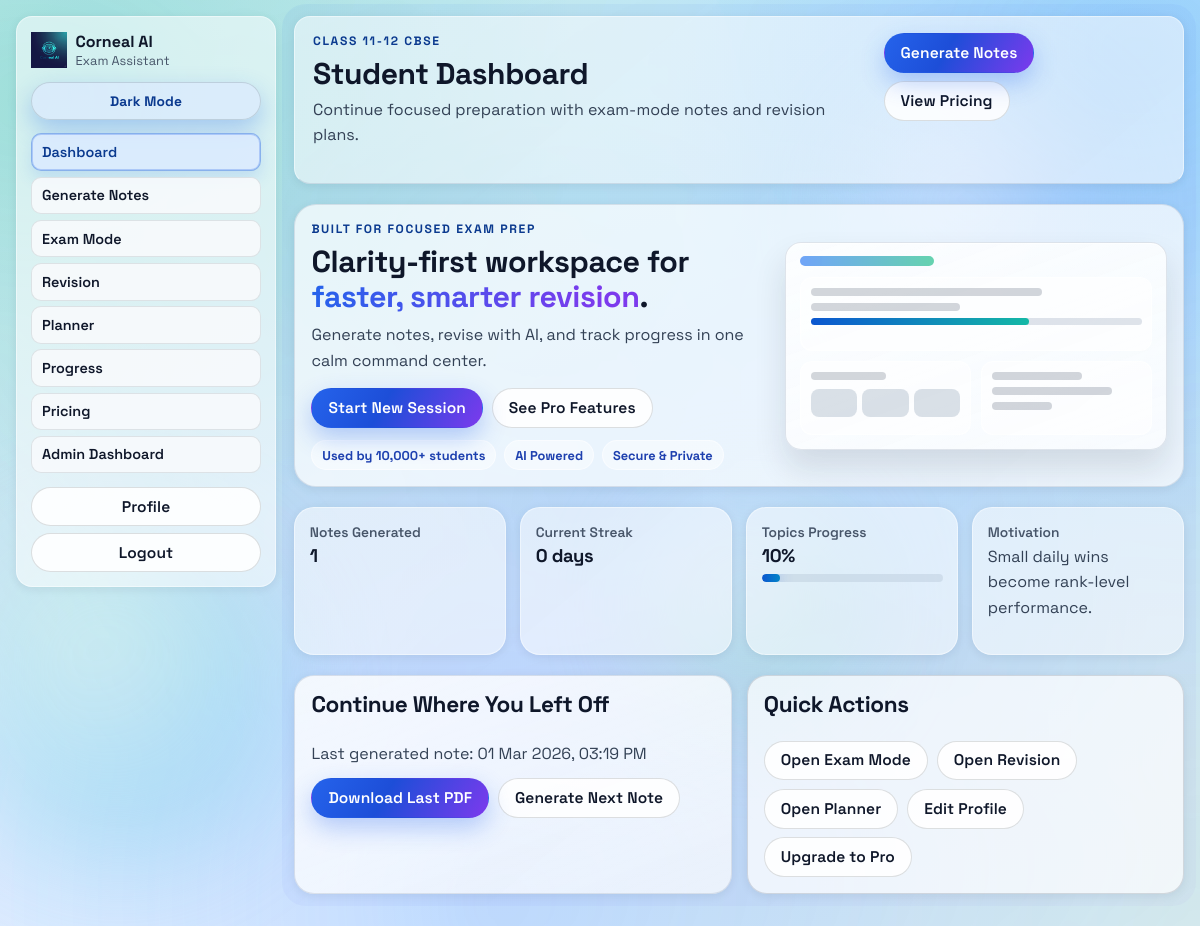
The page /dashboard (signed in) on the database as committed earlier.
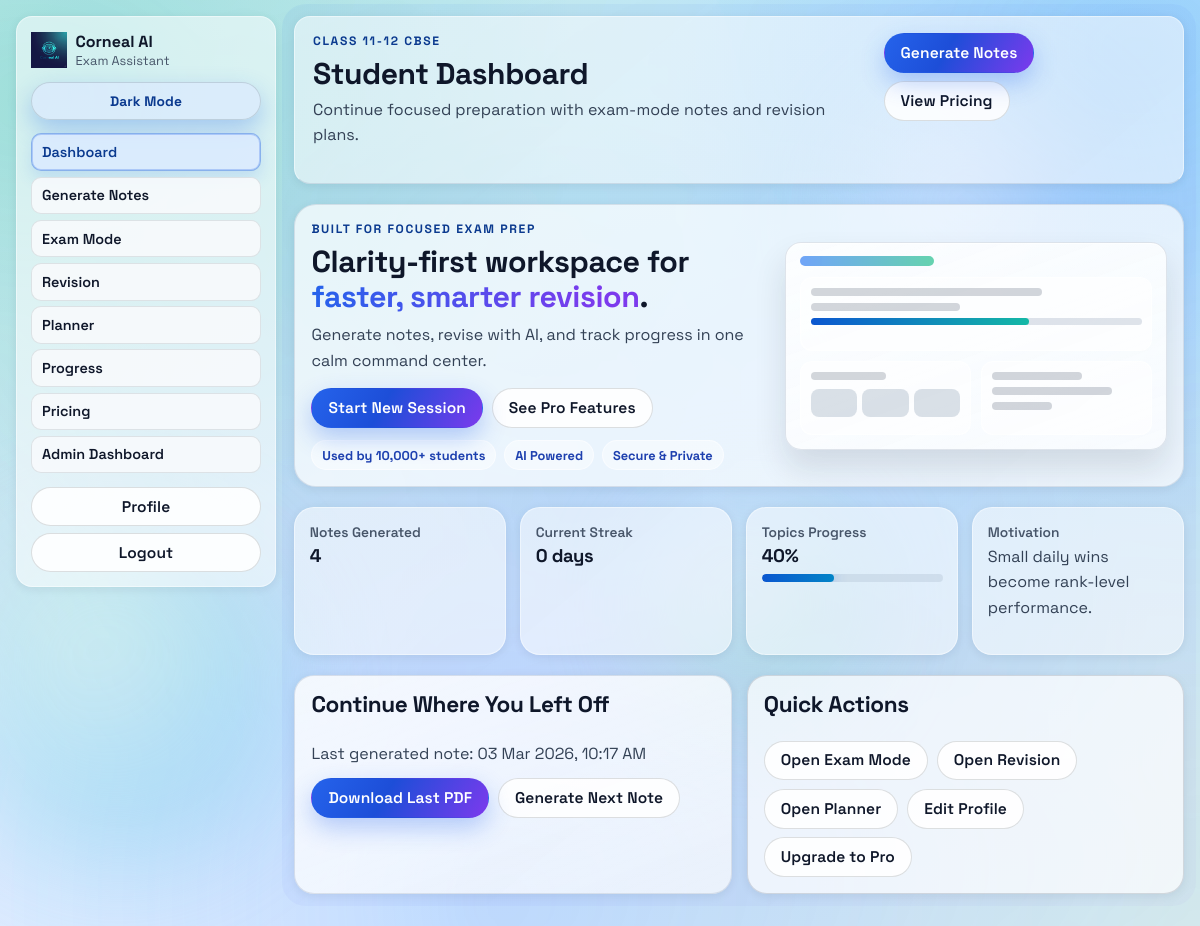
The same page on the database as committed later.
### database/models.py (models this page shows)
class Notes(db.Model):
    id = db.Column(db.Integer, primary_key=True)
    user_id = db.Column(db.Integer, db.ForeignKey('user.id'), nullable=False)
    content = db.Column(db.Text, nullable=False)  # Original Input
    result = db.Column(db.Text, nullable=False)   # AI Generated Notes
    created_at = db.Column(db.DateTime, default=datetime.utcnow)

### app.py (the view)
@app.route("/dashboard")
@login_required
def dashboard():
    note_count = Notes.query.filter_by(user_id=session["user_id"]).count()
    latest_note = (
        Notes.query.filter_by(user_id=session["user_id"])
        .order_by(Notes.created_at.desc())
        .first()
    )
    date_rows = (
        db.session.query(func.date(Notes.created_at))
        .filter(Notes.user_id == session["user_id"])
        .group_by(func.date(Notes.created_at))
        .order_by(func.date(Notes.created_at).desc())
        .all()
    )
    active_days = []
    for row in date_rows:
        value = (row[0] or "").strip() if isinstance(row[0], str) else ""
        if not value:
            continue
        try:
            active_days.append(date.fromisoformat(value))
        except ValueError:
            continue
    streak_count = 0
    cursor = date.today()
    for day in active_days:
        if day == cursor:
            streak_count += 1
            cursor = cursor - timedelta(days=1)
        elif day < cursor:
            break
    progress_percent = min(note_count * 10, 100)
    return render_template(
        "dashboard.html",
        note_count=note_count,
        streak_count=streak_count,
        progress_percent=progress_percent,
        latest_note=latest_note,
    )

### app.py (called while the page is built)
@app.context_processor
def inject_oauth_provider_flags():
    current_user = None
    user_id = session.get("user_id")
    if user_id:
        current_user = User.query.get(user_id)
    return {
        "google_oauth_enabled": bool(Config.GOOGLE_CLIENT_ID and Config.GOOGLE_CLIENT_SECRET),
        "github_oauth_enabled": bool(Config.GITHUB_CLIENT_ID and Config.GITHUB_CLIENT_SECRET),
        "auth0_oauth_enabled": bool(Config.AUTH0_DOMAIN and Config.AUTH0_CLIENT_ID and Config.AUTH0_CLIENT_SECRET),
        "current_user": current_user,
        "is_admin_user": bool(current_user and current_user.username == "admin"),
    }

def login_required(view_func):
    @wraps(view_func)
    def wrapped_view(*args, **kwargs):
        if "user_id" not in session:
            return redirect(url_for("login", next=request.path))
        return view_func(*args, **kwargs)
    return wrapped_view

### templates/dashboard.html (shortened to what the changed rows need)
<!DOCTYPE html>
<html lang="en">
<head>
    <link rel="stylesheet" href="{{ url_for('static', filename='css/style.css') }}">
</head>
<body class="app-shell">
    <div class="workspace-shell">
        <main class="workspace-main">
            <header class="workspace-topbar">
                <div>
                    <h1>Student Dashboard</h1>
                </div>
            </header>
            <section class="panel dashboard-hero glass-panel">
                <div class="dashboard-hero-copy">
                    <h2>Clarity-first workspace for <span class="text-gradient">faster, smarter revision</span>.</h2>
                </div>
            </section>
            <section class="dashboard-kpi-grid">
                <article class="dashboard-kpi-card">
                    <p class="kpi-label">Notes Generated</p>
                    <p class="kpi-value counter-ready">{{ note_count }}</p>
                </article>
                <article class="dashboard-kpi-card" id="progress">
                    <p class="kpi-label">Topics Progress</p>
                    <p class="kpi-value counter-ready">{{ progress_percent }}%</p>
                    <div class="study-progress-track">
                        <span class="study-progress-fill" style="width: {{ progress_percent }}%;"></span>
                    </div>
                </article>
            </section>
            <section class="dashboard-main-grid">
                <article class="panel dashboard-card premium-card">
                    <h3>Continue Where You Left Off</h3>
                    {% if latest_note %}
                        {% if latest_note.created_at and latest_note.created_at.strftime is defined %}
                            <p class="subtitle">Last generated note: {{ latest_note.created_at.strftime('%d %b %Y, %I:%M %p') }}</p>
                        {% else %}
                            <p class="subtitle">Last generated note is available.</p>
                        {% endif %}
                        <div class="quick-actions">
                            <a class="link-pill link-pill-primary" href="{{ url_for('download_note', note_id=latest_note.id) }}">Download Last PDF</a>
                            <a class="link-pill" href="{{ url_for('home') }}">Generate Next Note</a>
                        </div>
                    {% else %}
                        <p class="subtitle">No notes yet. Start with your first chapter and build momentum.</p>
                        <a class="link-pill link-pill-primary" href="{{ url_for('home') }}">Start Now</a>
                    {% endif %}
                </article>
            </section>
        </main>
    </div>
</body>
</html>

Rows that differ between the two databases and show on the page:
no longer on this page (row unchanged): Notes: created_at "01 Mar 2026, 03:19 PM"
added Notes: created_at "03 Mar 2026, 10:17 AM"
Other text that changed with them:
{{ note_count }}: "1" → "4"
{{ progress_percent }}: "10" → "40"
{{ progress_percent }}: 10 → 40 (drawn)
